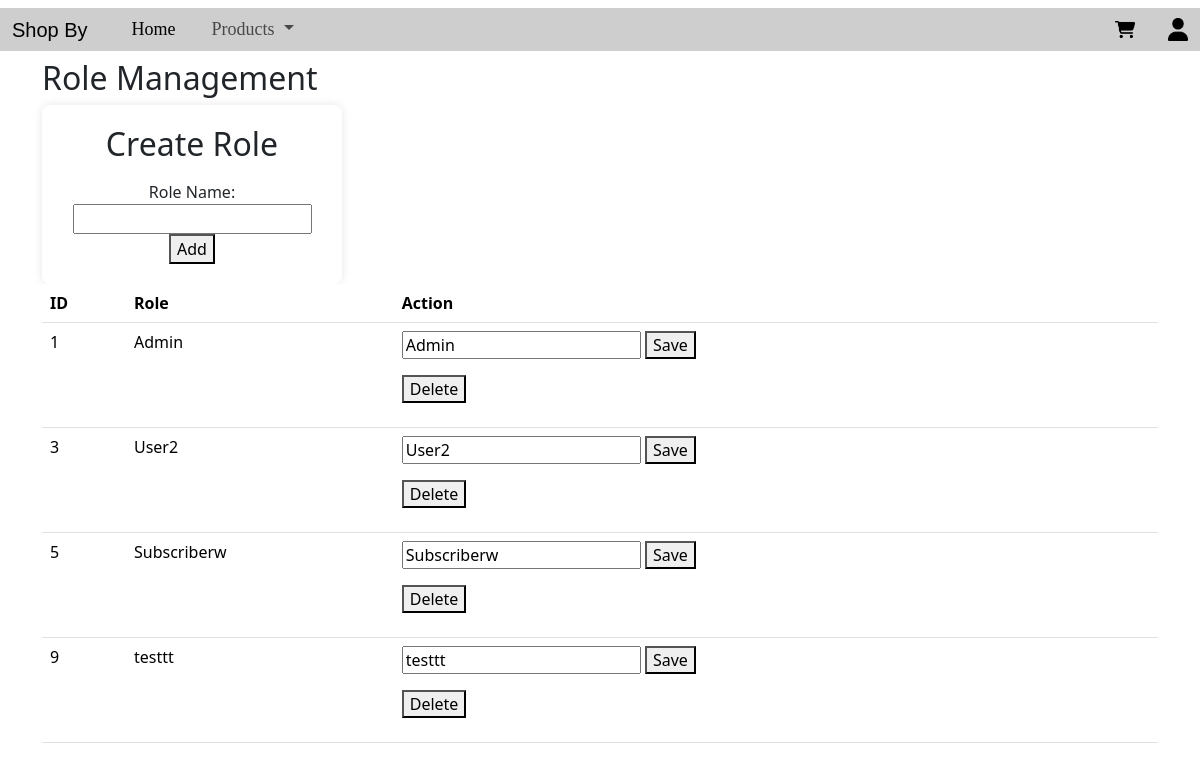
/rolesPage.php, run on the app's committed database.
### tables this page shows
CREATE TABLE `roles` (
  `id` int(11) NOT NULL,
  `role` varchar(100) NOT NULL
);

### includes/db-functions.php (called while the page is built, shortened)
<?php
function loadRoles($conn){
    $sql= "SELECT * FROM roles;";
    $stmt = mysqli_stmt_init($conn);
    if(!mysqli_stmt_prepare($stmt,$sql)){
        echo "Could not load Roles";
        exit();
    }
    mysqli_stmt_execute($stmt);
    $result =mysqli_stmt_get_result($stmt);
    return $result;
}
?>

### rolesPage.php (the view, shortened to what this page needs)
<link rel="stylesheet" type="text/css" href="style.css">
<?php
include "includes/header.php";
require_once "includes/db-functions.php";
$rolesContents = loadRoles($conn);
?>
<div class="container">
    <h2>Role Management</h2>
    <table class="table">
        <thead>
            <tr>
                <th>ID</th>
                <th>Role</th>
                <th>Action</th>
            </tr>
        </thead>
        <tbody>
            <?php foreach ($rolesContents as $role): ?>
                <tr>
                    <td><?= $role['id']; ?></td>
                    <td contenteditable="false"><?= $role['role']; ?></td>
                    <td>
                        <form method="post" action="">
                            <input type="text" name="new_role" value="<?= $role['role']; ?>" class="editable-input">
                            <button class="save-btn" type="submit" >Save</button>
                        </form>
                        <form method="post" action="">
                            <button class="delete-btn" type="submit">Delete</button>
                        </form>
                    </td>
                </tr>
            <?php endforeach; ?>
        <div class="centered-container">
        <h2>Create Role</h2>
        <form action="" method="post">
            <label for="new_role">Role Name:</label>
            <input type="text" id="new_role" name="new_role" required>
            <button type="submit">Add</button>
        </form>
        </div>
        </tbody>
    </table>
</div>

### style.css (style rules this page uses)
body { height: 100%; margin: 0; padding: 0; }
html { height: 100%; }
.centered-container { background-color: #fff; padding: 20px; border-radius: 8px; box-shadow: 0 0 10px rgba(0, 0, 0, 0.1); width: 300px; text-align: center; }

### data on the page
roles: id "1", role "Admin", new_role "Admin"
roles: id "3", role "User2", new_role "User2"
roles: id "5", role "Subscriberw", new_role "Subscriberw"
roles: id "9", role "testtt", new_role "testtt"
